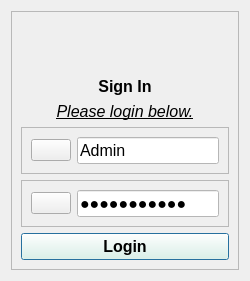
              <widget class="QWidget" name="SW_Signin">
               <layout class="QVBoxLayout" name="verticalLayout_30">
                <item>
                 <widget class="QFrame" name="frame_21">
                  <property name="maximumSize">
                   <size>
                    <width>300</width>
                    <height>16777215</height>
                   </size>
                  </property>
                  <property name="styleSheet">
                   <string notr="true"/>
                  </property>
                  <property name="frameShape">
                   <enum>QFrame::StyledPanel</enum>
                  </property>
                  <property name="frameShadow">
                   <enum>QFrame::Raised</enum>
                  </property>
                  <layout class="QVBoxLayout" name="verticalLayout_8">
                   <item alignment="Qt::AlignHCenter">
                    <widget class="QLabel" name="label_19">
                     <property name="minimumSize">
                      <size>
                       <width>50</width>
                       <height>50</height>
                      </size>
                     </property>
                     <property name="maximumSize">
                      <size>
                       <width>50</width>
                       <height>50</height>
                      </size>
                     </property>
                     <property name="text">
                      <string/>
                     </property>
                     <property name="pixmap">
                      <pixmap resource="../Resources.qrc">:/icons/Resource/icons/user_disabled.png</pixmap>
                     </property>
                     <property name="scaledContents">
                      <bool>true</bool>
                     </property>
                    </widget>
                   </item>
                   <item>
                    <widget class="QLabel" name="label_20">
                     <property name="maximumSize">
                      <size>
                       <width>16777215</width>
                       <height>30</height>
                      </size>
                     </property>
                     <property name="font">
                      <font>
                       <pointsize>12</pointsize>
                       <weight>75</weight>
                       <bold>true</bold>
                      </font>
                     </property>
                     <property name="text">
                      <string>Sign In</string>
                     </property>
                     <property name="alignment">
                      <set>Qt::AlignCenter</set>
                     </property>
                    </widget>
                   </item>
                   <item>
                    <widget class="QLabel" name="loginResponse_2">
                     <property name="enabled">
                      <bool>true</bool>
                     </property>
                     <property name="maximumSize">
                      <size>
                       <width>16777215</width>
                       <height>30</height>
                      </size>
                     </property>
                     <property name="font">
                      <font>
                       <pointsize>12</pointsize>
                       <italic>true</italic>
                       <underline>true</underline>
                      </font>
                     </property>
                     <property name="text">
                      <string>Please login below.</string>
                     </property>
                     <property name="alignment">
                      <set>Qt::AlignCenter</set>
                     </property>
                     <property name="wordWrap">
                      <bool>true</bool>
                     </property>
                    </widget>
                   </item>
                   <item>
                    <widget class="QFrame" name="frame_24">
                     <property name="maximumSize">
                      <size>
                       <width>16777215</width>
                       <height>50</height>
                      </size>
                     </property>
                     <property name="frameShape">
                      <enum>QFrame::StyledPanel</enum>
                     </property>
                     <property name="frameShadow">
                      <enum>QFrame::Raised</enum>
                     </property>
                     <layout class="QHBoxLayout" name="horizontalLayout_30">
                      <item>
                       <widget class="QPushButton" name="pushButton_6">
                        <property name="text">
                         <string/>
                        </property>
                        <property name="icon">
                         <iconset resource="../Resources.qrc">
                          <normaloff>:/icons/Resource/icons/edit_disabled.png</normaloff>:/icons/Resource/icons/edit_disabled.png</iconset>
                        </property>
                        <property name="iconSize">
                         <size>
                          <width>16</width>
                          <height>16</height>
                         </size>
                        </property>
                       </widget>
                      </item>
                      <item>
                       <widget class="QLineEdit" name="loginUsername">
                        <property name="font">
                         <font>
                          <pointsize>12</pointsize>
                         </font>
                        </property>
                        <property name="styleSheet">
                         <string notr="true">background-color: rgb(255, 255, 255);</string>
                        </property>
                        <property name="text">
                         <string>Admin</string>
                        </property>
                        <property name="placeholderText">
                         <string>Username</string>
                        </property>
                       </widget>
                      </item>
                     </layout>
                    </widget>
                   </item>
                   <item>
                    <widget class="QFrame" name="frame_25">
                     <property name="maximumSize">
                      <size>
                       <width>16777215</width>
                       <height>50</height>
                      </size>
                     </property>
                     <property name="frameShape">
                      <enum>QFrame::StyledPanel</enum>
                     </property>
                     <property name="frameShadow">
                      <enum>QFrame::Raised</enum>
                     </property>
                     <layout class="QHBoxLayout" name="horizontalLayout_34">
                      <item>
                       <widget class="QPushButton" name="showHideLoginPass">
                        <property name="text">
                         <string/>
                        </property>
                        <property name="icon">
                         <iconset resource="../Resources.qrc">
                          <normaloff>:/icons/Resource/icons/eye-off_disabled.png</normaloff>:/icons/Resource/icons/eye-off_disabled.png</iconset>
                        </property>
                       </widget>
                      </item>
                      <item>
                       <widget class="QLineEdit" name="loginPassword">
                        <property name="font">
                         <font>
                          <pointsize>12</pointsize>
                         </font>
                        </property>
                        <property name="styleSheet">
                         <string notr="true">background-color: rgb(255, 255, 255);</string>
                        </property>
                        <property name="text">
                         <string>password123</string>
                        </property>
                        <property name="echoMode">
                         <enum>QLineEdit::Password</enum>
                        </property>
                        <property name="placeholderText">
                         <string>Password</string>
                        </property>
                       </widget>
                      </item>
                     </layout>
                    </widget>
                   </item>
                   <item>
                    <widget class="QPushButton" name="PB_SubmitLogin">
                     <property name="maximumSize">
                      <size>
                       <width>16777215</width>
                       <height>50</height>
                      </size>
                     </property>
                     <property name="font">
                      <font>
                       <family>Arial</family>
                       <pointsize>12</pointsize>
                       <weight>75</weight>
                       <bold>true</bold>
                      </font>
                     </property>
                     <property name="cursor">
                      <cursorShape>PointingHandCursor</cursorShape>
                     </property>
                     <property name="styleSheet">
                      <string notr="true">background-color: rgb(235, 255, 233);</string>
                     </property>
                     <property name="text">
                      <string>Login</string>
                     </property>
                     <property name="icon">
                      <iconset resource="../Resources.qrc">
                       <normaloff>:/icons/Resource/icons/Login.png</normaloff>:/icons/Resource/icons/Login.png</iconset>
                     </property>
                     <property name="default">
                      <bool>true</bool>
                     </property>
                    </widget>
                   </item>
                  </layout>
                 </widget>
                </item>
               </layout>
              </widget>
